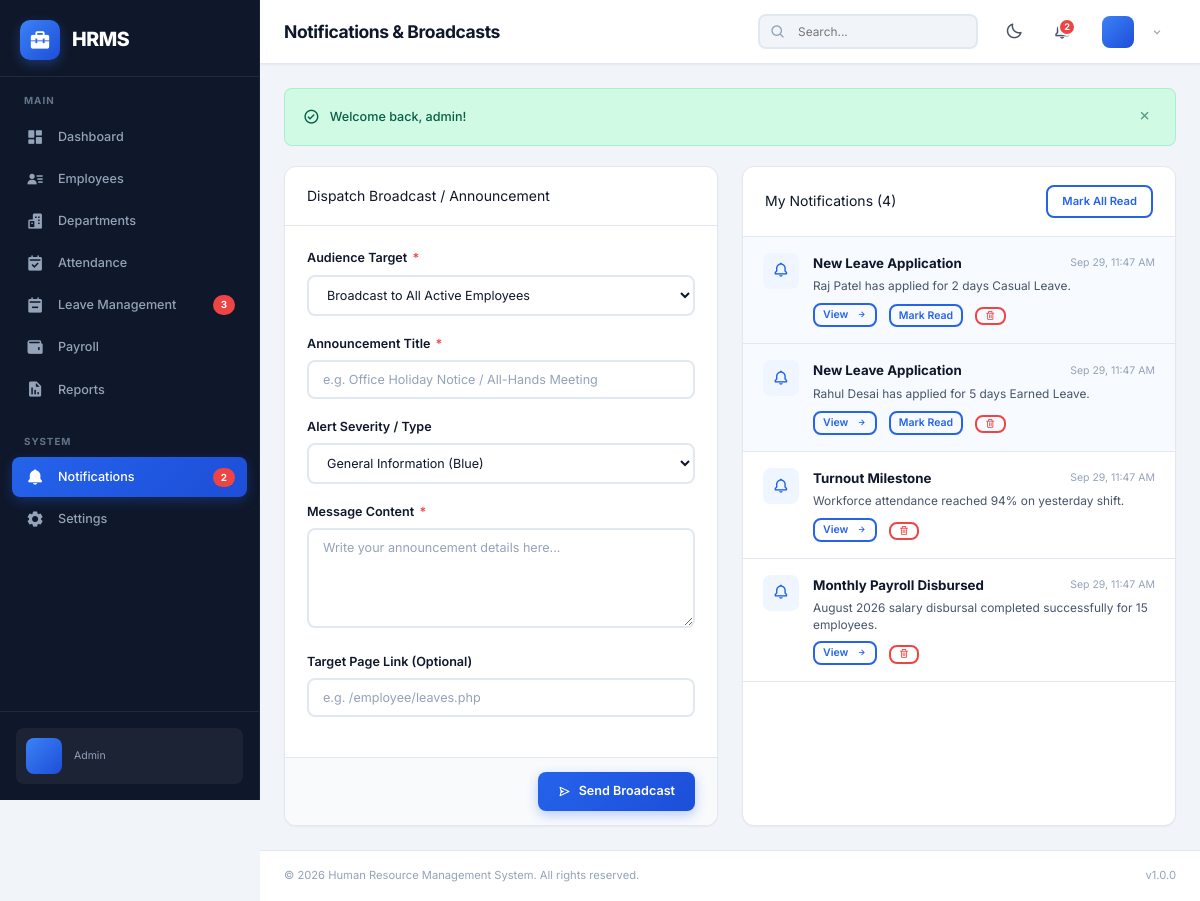
The page /admin/notifications.php (signed in) on the database its author committed.
### tables this page shows
CREATE TABLE `notifications` (
  `id` int(11) NOT NULL AUTO_INCREMENT,
  `user_id` int(11) NOT NULL,
  `title` varchar(255) NOT NULL,
  `message` text NOT NULL,
  `type` enum('info','success','warning','danger') NOT NULL DEFAULT 'info',
  `is_read` tinyint(1) NOT NULL DEFAULT 0,
  `link` varchar(255) DEFAULT NULL,
  `created_at` timestamp NOT NULL DEFAULT current_timestamp(),
  PRIMARY KEY (`id`),
  KEY `idx_user_read` (`user_id`,`is_read`),
  CONSTRAINT `fk_notification_user` FOREIGN KEY (`user_id`) REFERENCES `users` (`id`) ON DELETE CASCADE
);

### includes/auth.php (called while the page is built, shortened)
<?php
function sanitize(string $input): string {
    return htmlspecialchars(trim($input), ENT_QUOTES, 'UTF-8');
}

### admin/notifications.php (the view, shortened to what this page needs)
<?php
require_once __DIR__ . '/../includes/auth.php';
$pdo = getDBConnection();
$userId = getCurrentUserId();
$myNotifs = $pdo->prepare("SELECT * FROM notifications WHERE user_id = ? ORDER BY created_at DESC");
$myNotifs->execute([$userId]);
$notifications = $myNotifs->fetchAll();
include __DIR__ . '/../includes/header.php';
?>
<div style="display: grid; grid-template-columns: 1fr 1fr; gap: 24px;">
    <div class="card">
        <div class="card-header">
            <div class="card-title">Dispatch Broadcast / Announcement</div>
        </div>
        <form method="POST" action="">
            <div class="card-body">
                <div class="form-group">
                    <label class="form-label">Audience Target <span class="required">*</span></label>
                    <select name="target" id="targetSelect" class="form-control" onchange="handleTargetChange(this.value)">
                        <option value="all">Broadcast to All Active Employees</option>
                    </select>
                </div>
                <div class="form-group">
                    <label class="form-label">Announcement Title <span class="required">*</span></label>
                    <input type="text" name="title" class="form-control" required placeholder="e.g. Office Holiday Notice / All-Hands Meeting">
                </div>
                <div class="form-group">
                    <label class="form-label">Alert Severity / Type</label>
                    <select name="type" class="form-control">
                        <option value="info">General Information (Blue)</option>
                    </select>
                </div>
                <div class="form-group">
                    <label class="form-label">Message Content <span class="required">*</span></label>
                    <textarea name="message" class="form-control" rows="4" required placeholder="Write your announcement details here..."></textarea>
                </div>
                <div class="form-group">
                    <label class="form-label">Target Page Link (Optional)</label>
                    <input type="text" name="link" class="form-control" placeholder="e.g. /employee/leaves.php">
                </div>
            </div>
            <div class="card-footer" style="display: flex; justify-content: flex-end;">
                <button type="submit" class="btn btn-primary">
                    <i class='bx bx-send'></i> Send Broadcast
                </button>
            </div>
        </form>
    </div>
    <div class="card">
        <div class="card-header" style="display: flex; justify-content: space-between; align-items: center;">
            <div class="card-title">My Notifications (<?= count($notifications) ?>)</div>
            <?php if (!empty($notifications)): ?>
            <form method="POST" action="" style="display: inline;">
                <button type="submit" class="btn btn-outline btn-sm">Mark All Read</button>
            </form>
            <?php endif; ?>
        </div>
        <div class="card-body" style="padding: 0; max-height: 520px; overflow-y: auto;">
            <?php if (empty($notifications)): ?>
            <div style="padding: 40px; text-align: center; color: var(--text-muted);">
                <i class='bx bx-bell-off' style="font-size: 3rem; margin-bottom: 8px; display: block;"></i>
                No notifications right now.
            </div>
            <?php else: ?>
                <div style="display: flex; flex-direction: column;">
                    <?php foreach ($notifications as $n): ?>
                    <div style="display: flex; align-items: flex-start; gap: 14px; padding: 16px 20px; border-bottom: 1px solid var(--border-color); background: <?= $n['is_read'] ? 'transparent' : 'rgba(59,130,246,0.04)' ?>;">
                        <div class="notif-icon notif-<?= $n['type'] ?>" style="width: 36px; height: 36px; border-radius: 8px; display: flex; align-items: center; justify-content: center; flex-shrink: 0; background: var(--primary-50); color: var(--primary-600);">
                            <i class='bx bx-bell' style="font-size: 1.2rem;"></i>
                        </div>
                        <div style="flex: 1;">
                            <div style="display: flex; justify-content: space-between; align-items: center;">
                                <strong style="font-size: 0.95rem; color: var(--text-primary);"><?= sanitize($n['title']) ?></strong>
                                <small style="color: var(--text-muted); font-size: 0.75rem;"><?= date('M j, h:i A', strtotime($n['created_at'])) ?></small>
                            </div>
                            <p style="margin: 4px 0 8px 0; font-size: 0.85rem; color: var(--text-secondary); line-height: 1.4;">
                                <?= nl2br(sanitize($n['message'])) ?>
                            </p>
                            <div style="display: flex; gap: 12px; align-items: center;">
                                <?php if (!empty($n['link'])): ?>
                                <a href="<?= sanitize($n['link']) ?>" class="btn btn-outline btn-sm" style="padding: 2px 8px; font-size: 0.75rem;">
                                    View <i class='bx bx-right-arrow-alt'></i>
                                </a>
                                <?php endif; ?>
                                <?php if (!$n['is_read']): ?>
                                <form method="POST" action="" style="display: inline;">
                                    <button type="submit" class="btn btn-outline btn-sm" style="padding: 2px 8px; font-size: 0.75rem;">Mark Read</button>
                                </form>
                                <?php endif; ?>
                                <form method="POST" action="" style="display: inline;">
                                    <button type="submit" class="btn btn-outline btn-sm" style="padding: 2px 8px; font-size: 0.75rem; color: var(--danger); border-color: var(--danger);">
                                        <i class='bx bx-trash'></i>
                                    </button>
                                </form>
                            </div>
                        </div>
                    </div>
                    <?php endforeach; ?>
                </div>
            <?php endif; ?>
        </div>
    </div>
</div>
<?php include __DIR__ . '/../includes/footer.php'; ?>

### assets/css/style.css (style rules this page uses)
:root { --primary-50: #eff6ff; --primary-100: #dbeafe; --primary-200: #bfdbfe; --primary-300: #93c5fd; --primary-400: #60a5fa; --primary-500: #3b82f6; --primary-600: #2563eb; --primary-700: #1d4ed8; --primary-800: #1e40af; --primary-900: #1e3a8a; --slate-50: #f8fafc; --slate-100: #f1f5f9; --slate-200: #e2e8f0; --slate-300: #cbd5e1; --slate-400: #94a3b8; --slate-500: #64748b; --slate-600: #475569; --slate-700: #334155; --slate-800: #1e293b; --slate-900: #0f172a; --slate-950: #020617; --success: #10b981; --success-light: #d1fae5; --warning: #f59e0b; --warning-light: #fef3c7; --danger: #ef4444; --danger-light: #fee2e2; --info: #3b82f6; --info-light: #dbeafe; --bg-body: #f1f5f9; --bg-card: #ffffff; --bg-sidebar: #0f172a; --bg-navbar: #ffffff; --bg-input: #ffffff; --bg-hover: #f1f5f9; --bg-modal: #ffffff; --bg-table-head: #f8fafc; --bg-table-stripe: #f8fafc; --text-primary: #0f172a; --text-secondary: #475569; --text-muted: #94a3b8; --text-inverse: #ffffff; --text-sidebar: #94a3b8; --text-sidebar-active: #ffffff; --border-color: #e2e8f0; --border-light: #f1f5f9; --shadow-sm: 0 1px 2px 0 rgba(0,0,0,0.05); --shadow-md: 0 4px 6px -1px rgba(0,0,0,0.1), 0 2px 4px -2px rgba(0,0,0,0.1); --shadow-lg: 0 10px 15px -3px rgba(0,0,0,0.1), 0 4px 6px -4px rgba(0,0,0,0.1); --shadow-xl: 0 20px 25px -5px rgba(0,0,0,0.1), 0 8px 10px -6px rgba(0,0,0,0.1); --sidebar-width: 260px; --sidebar-collapsed: 0px; --navbar-height: 64px; --border-radius: 8px; --border-radius-lg: 12px; --border-radius-xl: 16px; --transition-fast: 0.15s ease; --transition-base: 0.25s ease; --transition-slow: 0.35s cubic-bezier(0.4, 0, 0.2, 1); }
*, *::before, *::after { margin: 0; padding: 0; box-sizing: border-box; }
html { font-size: 14px; scroll-behavior: smooth; -webkit-font-smoothing: antialiased; -moz-osx-font-smoothing: grayscale; }
body { font-family: 'Inter', -apple-system, BlinkMacSystemFont, 'Segoe UI', Roboto, sans-serif; background-color: var(--bg-body); color: var(--text-primary); line-height: 1.6; min-height: 100vh; overflow-x: hidden; }
a { text-decoration: none; color: var(--primary-600); transition: color var(--transition-fast); }
button { cursor: pointer; border: none; outline: none; font-family: inherit; font-size: inherit; }
input, select, textarea { font-family: inherit; font-size: inherit; }
.btn { display: inline-flex; align-items: center; justify-content: center; gap: 8px; padding: 10px 20px; border: none; border-radius: var(--border-radius); font-weight: 600; font-size: 0.9rem; cursor: pointer; transition: all var(--transition-fast); text-decoration: none; line-height: 1.5; white-space: nowrap; }
.btn-primary { background: linear-gradient(135deg, var(--primary-600), var(--primary-700)); color: #fff; box-shadow: 0 4px 12px rgba(37,99,235,0.3); }
.btn-outline { background: transparent; color: var(--primary-600); border: 2px solid var(--primary-600); }
.btn-sm { padding: 6px 14px; font-size: 0.8rem; }
.card { background: var(--bg-card); border: 1px solid var(--border-color); border-radius: var(--border-radius-lg); box-shadow: var(--shadow-sm); transition: all var(--transition-fast); overflow: hidden; }
.card-header { display: flex; align-items: center; justify-content: space-between; padding: 18px 22px; border-bottom: 1px solid var(--border-color); }
.card-body { padding: 22px; }
.card-footer { padding: 14px 22px; border-top: 1px solid var(--border-color); background: var(--bg-table-head); }
.form-group { margin-bottom: 18px; }
.form-label { display: block; font-weight: 600; color: var(--text-primary); margin-bottom: 6px; font-size: 0.9rem; }
.form-label .required { color: var(--danger); margin-left: 2px; }
.form-control { width: 100%; padding: 10px 14px; border: 2px solid var(--border-color); border-radius: var(--border-radius); background: var(--bg-input); color: var(--text-primary); font-size: 0.9rem; transition: all var(--transition-fast); }
.form-control::placeholder { color: var(--text-muted); }
textarea.form-control { resize: vertical; min-height: 100px; }

### rows shown on the page
notifications: title "New Leave Application", created_at "Sep 29, 11:47 AM", message "Raj Patel has applied for 2 days Casual Leave."
notifications: title "New Leave Application", created_at "Sep 29, 11:47 AM", message "Rahul Desai has applied for 5 days Earned Leave."
notifications: title "Turnout Milestone", created_at "Sep 29, 11:47 AM", message "Workforce attendance reached 94% on yesterday shift."
notifications: title "Monthly Payroll Disbursed", created_at "Sep 29, 11:47 AM", message "August 2026 salary disbursal completed successfully for 15 employees."

### other values the page prints
APP_NAME "HRMS"
$pendingLeaves "3"
$notificationCount "2"
$currentRole "Admin"
PAGE_TITLE "Notifications & Broadcasts"
$flash['message'] "Welcome back, admin!"
count($notifications) "4"
APP_FULL_NAME "Human Resource Management System"
APP_VERSION "1.0.0"
